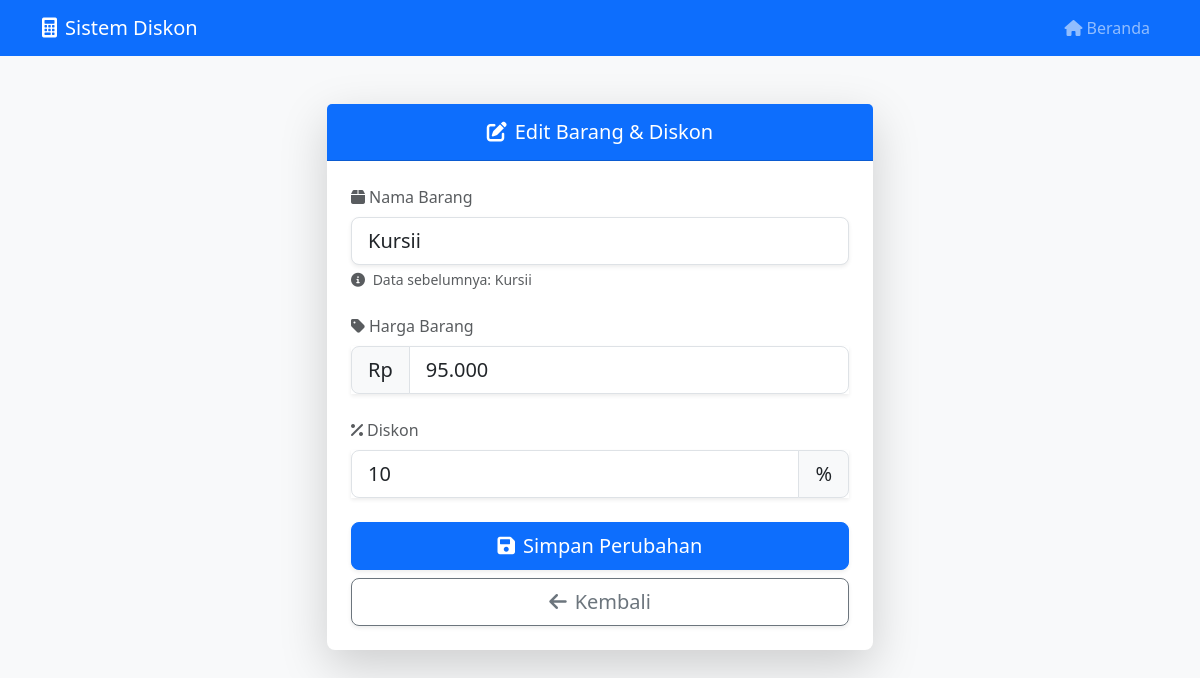
/edit_barang.php?id=13, run on the app's committed database.
### tables this page shows
CREATE TABLE `trans_diskon` (
  `id_transaksi` int(11) NOT NULL,
  `id_barang` int(11) NOT NULL,
  `diskon` int(3) NOT NULL,
  `totharga` int(11) NOT NULL
);

CREATE TABLE `tb_barang` (
  `id_barang` int(11) NOT NULL,
  `nama_barang` varchar(256) NOT NULL,
  `harga` int(11) NOT NULL
);

### edit_barang.php (the view, shortened to what this page needs)
<?php
include 'koneksi.php';
if (isset($_GET['id'])) {
    $id_transaksi = $_GET['id'];
    $query = mysqli_query($koneksi,
        "SELECT td.id_transaksi, td.diskon, td.totharga, b.id_barang, b.nama_barang, b.harga
        FROM trans_diskon td
        JOIN tb_barang b ON td.id_barang = b.id_barang
        WHERE td.id_transaksi = '$id_transaksi'"
    );
    $transaksi = mysqli_fetch_assoc($query);
} else {
    echo "<script>alert('ID transaksi tidak valid!'); location.href='index.php';</script>";
    exit();
}
?>
<!DOCTYPE html>
<html lang="id">
<head>
    <link href="https://cdn.jsdelivr.net/npm/bootstrap@5.3.0/dist/css/bootstrap.min.css" rel="stylesheet">
    <link href="https://cdnjs.cloudflare.com/ajax/libs/font-awesome/6.0.0/css/all.min.css" rel="stylesheet">
</head>
<body class="bg-light">
    <nav class="navbar navbar-expand-lg navbar-dark bg-primary">
        <div class="container">
            <a class="navbar-brand" href="index.php">
                <i class="fas fa-calculator me-2"></i>Sistem Diskon
            </a>
            <div class="collapse navbar-collapse" id="navbarNav">
                <ul class="navbar-nav ms-auto">
                    <li class="nav-item">
                        <a class="nav-link" href="index.php">
                            <i class="fas fa-home me-1"></i>Beranda
                        </a>
                    </li>
                </ul>
            </div>
        </div>
    </nav>
    <div class="container py-5">
        <div class="row justify-content-center">
            <div class="col-md-6">
                <div class="card shadow-lg border-0 rounded-3">
                    <div class="card-header bg-primary text-white py-3">
                        <h5 class="card-title mb-0 text-center">
                            <i class="fas fa-edit me-2"></i>Edit Barang & Diskon
                        </h5>
                    </div>
                    <div class="card-body p-4">
                        <form method="POST" action="proses_edit_barang.php">
                            <div class="mb-4">
                                <label for="nama_barang" class="form-label text-muted">
                                    <i class="fas fa-box me-1"></i>Nama Barang
                                </label>
                                <input type="text"
                                       id="nama_barang"
                                       name="nama_barang"
                                       class="form-control form-control-lg shadow-sm"
                                       required
                                       value="<?php echo $transaksi['nama_barang']?>"
                                       placeholder="Masukkan nama barang">
                                <div class="form-text">
                                    <i class="fas fa-info-circle me-1"></i>
                                    Data sebelumnya: <?php echo $transaksi['nama_barang']?>
                                </div>
                            </div>
                            <div class="mb-4">
                                <label for="harga" class="form-label text-muted">
                                    <i class="fas fa-tag me-1"></i>Harga Barang
                                </label>
                                <div class="input-group input-group-lg shadow-sm">
                                    <span class="input-group-text bg-light">Rp</span>
                                    <input type="text"
                                           id="harga"
                                           class="form-control"
                                           required
                                           value="<?php echo number_format($transaksi['harga'], 0, ',', '.')?>"
                                           oninput="formatRupiah(this)">
                                </div>
                            </div>
                            <div class="mb-4">
                                <label for="diskon" class="form-label text-muted">
                                    <i class="fas fa-percent me-1"></i>Diskon
                                </label>
                                <div class="input-group input-group-lg shadow-sm">
                                    <input type="number"
                                           id="diskon"
                                           name="diskon"
                                           class="form-control"
                                           min="0"
                                           max="100"
                                           required
                                           value="<?= $transaksi['diskon']; ?>">
                                    <span class="input-group-text bg-light">%</span>
                                </div>
                            </div>
                            <div class="d-grid gap-2">
                                <button type="submit" class="btn btn-primary btn-lg shadow-sm">
                                    <i class="fas fa-save me-2"></i>Simpan Perubahan
                                </button>
                                <a href="index.php" class="btn btn-outline-secondary btn-lg shadow-sm">
                                    <i class="fas fa-arrow-left me-2"></i>Kembali
                                </a>
                            </div>
                        </form>
                    </div>
                </div>
            </div>
        </div>
    </div>
</body>
</html>

### data on the page
trans_diskon: nama_barang "Kursii", id_barang.nama_barang "Kursii", id_barang.harga "95.000", diskon "10"
